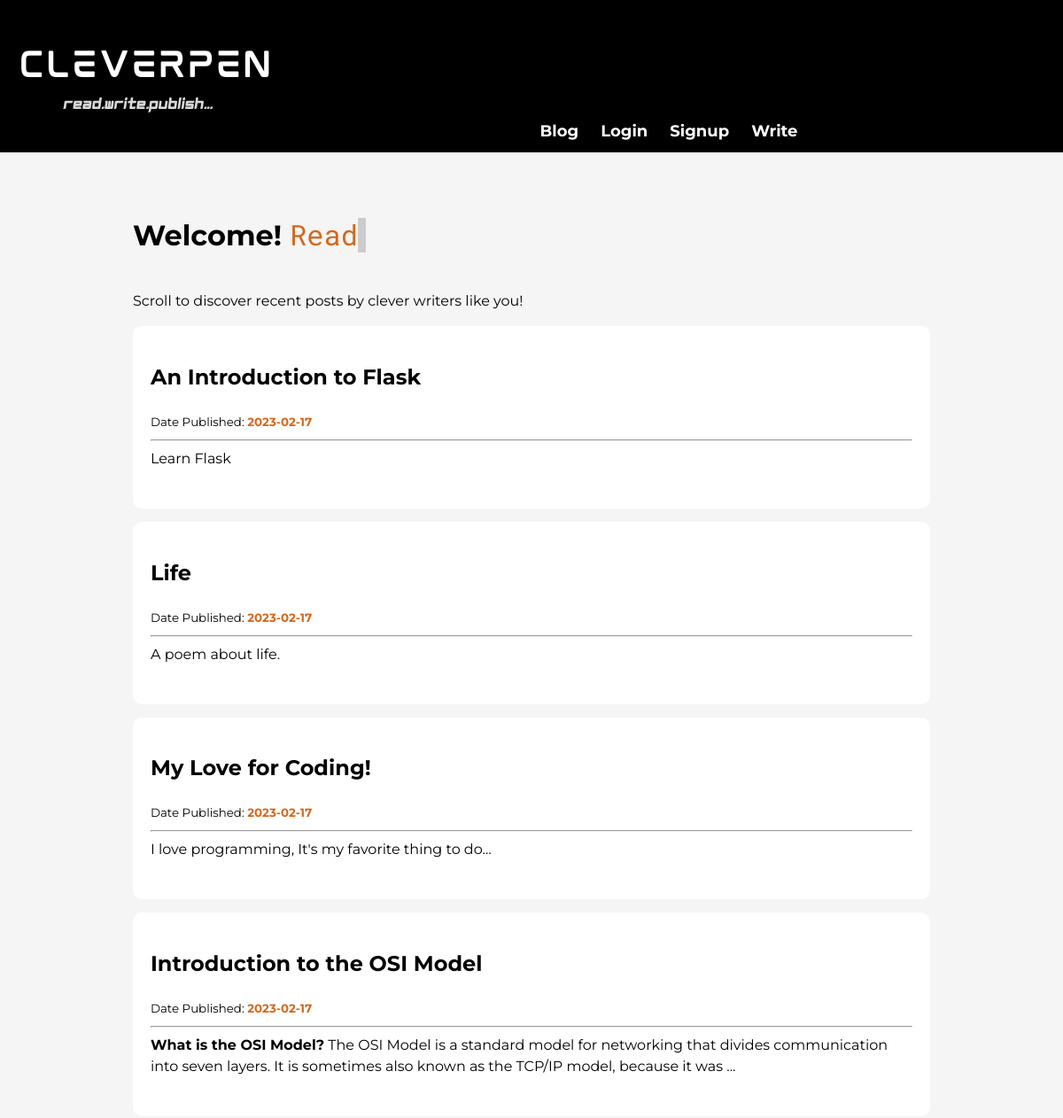
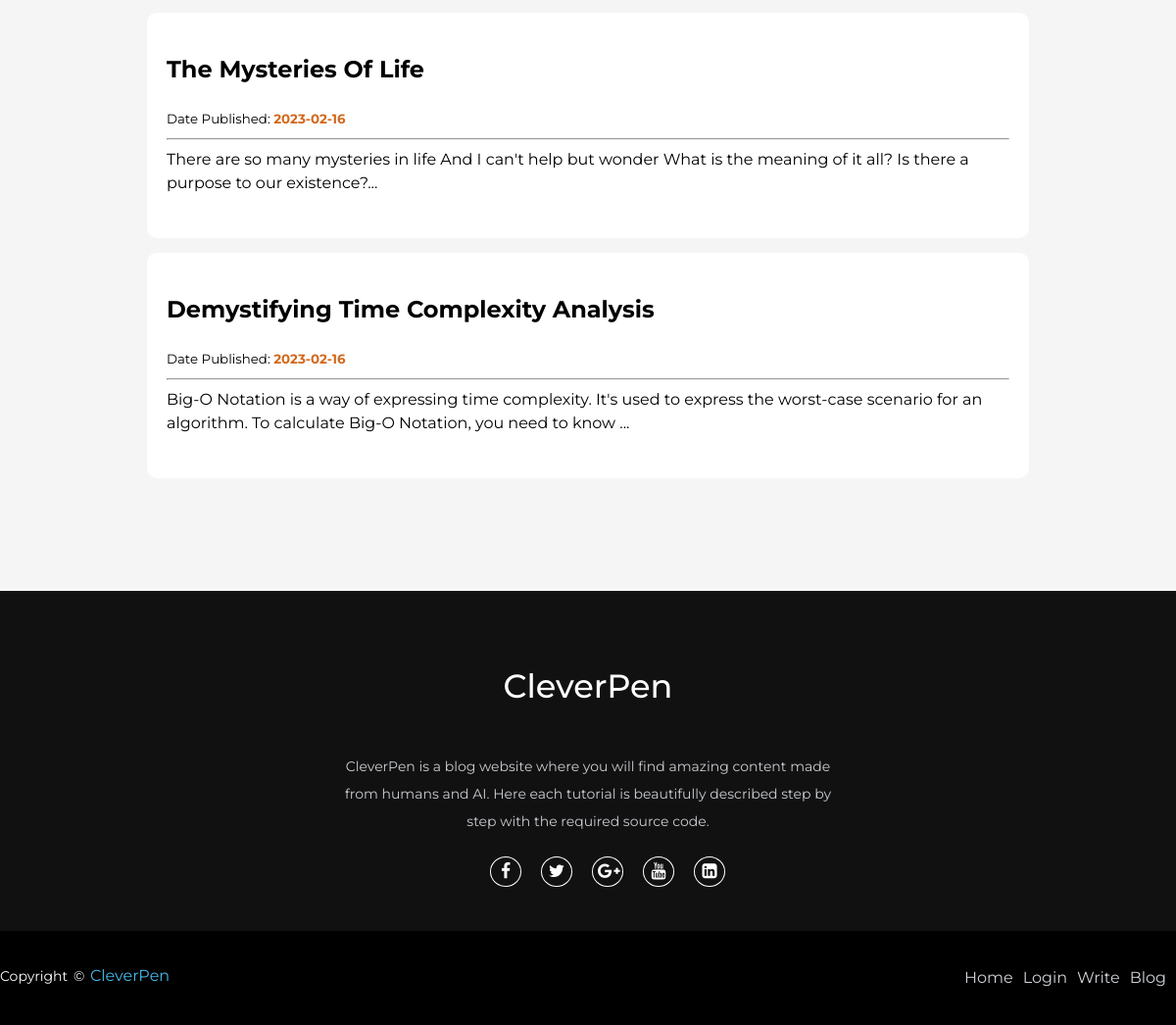
The page / on the database its author committed (2 pictures, top to bottom).
### models/basemodel.py (models this page shows, shortened)
class Posts(db.Model):
    __tablename__ = 'posts'
    id = db.Column(db.Integer, primary_key=True)
    title = db.Column(db.String(255))
    content = db.Column(db.Text)
    date = db.Column(db.DateTime(timezone=True), index=True, default=datetime.utcnow())
    summary = db.Column(db.String(200))
    user_id = db.Column(db.Integer, db.ForeignKey('accounts.id'))

### app.py (the view)
@app.route("/")
def index():
    author = current_user
    posts = Posts.query.order_by(Posts.date.desc())
    return render_template("index.html", posts=posts, author=author)

### templates/index.html (shortened to what this page needs)
{% extends 'base.html' %}
{% block content %}
<h1>Welcome! <span class="typed-text"></span><span class="cursor">&nbsp;</span></h1>
<p>Scroll to discover recent posts by clever writers like you!</p>
<div>
    {% for post in posts %}
    <div class="post">
        <h2>{{ post.title }}</h2>
        <small>Date Published: <span class="date">{{ post.date.strftime('%Y-%m-%d') }}</span></small><br>
        <hr>
        {{ post.summary|safe }}<br><br>
    </div>
    {% endfor %}
</div>
{% endblock content %}

### templates/base.html (shortened to what this page needs)
<!DOCTYPE html>
<html lang="en">
<head>
    <link rel="stylesheet" href="https://stackpath.bootstrapcdn.com/font-awesome/4.7.0/css/font-awesome.min.css">
    <link rel="stylesheet" href="{{ url_for('static', filename='style.css') }}">
</head>
<body>
    <header>
        <a href="{{ url_for('index') }}"><img src="../static/assets/logo2.png" alt=""></a>
        <nav>
            {% if current_user.is_authenticated %}
            <div class="nav">
                <a href="{{ url_for('index') }}">Blog</a>
                <a href="{{ url_for('writer') }}">Write</a>
                <a href="{{ url_for('log_out') }}">Log out</a>
            </div>
            {% else %}
            <div class="nav">
                <a href="{{ url_for('index') }}">Blog</a>
                <a href="{{ url_for('login') }}">Login</a>
                <a href="{{ url_for('sign_up') }}">Signup</a>
                <a href="{{ url_for('writer') }}">Write</a>
            </div>
            {% endif %}
        </nav>
    </header>
    <div class="container">
        {% block content %}
        {% endblock content %}
    </div>
    <footer>
        <div class="footer-content">
            <h3>CleverPen</h3>
            <p>CleverPen is a blog website where you will find amazing content made from humans and AI. Here
                each
                tutorial is beautifully described step by step with the required source code.</p>
            <ul class="socials">
                <li><a href="#"><i class="fa fa-facebook"></i></a></li>
                <li><a href="#"><i class="fa fa-twitter"></i></a></li>
                <li><a href="#"><i class="fa fa-google-plus"></i></a></li>
                <li><a href="#"><i class="fa fa-youtube"></i></a></li>
                <li><a href="#"><i class="fa fa-linkedin-square"></i></a></li>
            </ul>
        </div>
        <div class="footer-bottom">
            <p>copyright &copy; <a href="#">CleverPen</a> </p>
            <div class="footer-menu">
                <ul class="f-menu">
                    <li><a href="url_for({{'index'}})">Home</a></li>
                    <li><a href="url_for{{'login'}}">Login</a></li>
                    <li><a href="url_for{{'writer'}}">Write</a></li>
                    <li><a href="url_for{{'index'}}">Blog</a></li>
                </ul>
            </div>
        </div>
    </footer>
</body>
</html>

### static/style.css (style rules this page uses)
body { margin: 0; font-family: 'Montserrat', sans-serif; font-size: 16px; line-height: 1.5; background-color: whitesmoke; overflow-x: hidden; }
header { height: fit-content; display: flex; background-color: black; margin-bottom: 4%; }
.container { margin: 0 auto; max-width: 900px; display: flex; flex-direction: column; padding: 0 20px; }
nav { margin: 0 auto; background-color: black; color: #fff; display: flex; align-items: end; justify-content: flex-end; padding: 10px; font-size: large; font-weight: 700; }
nav a { color: #fff; text-decoration: none; margin-right: 20px; }
.post { background-color: white; padding: 20px; margin-bottom: 15px; border-radius: 10px; }
footer { margin-top: 100px; background: #111; height: auto; width: 100vw; padding-top: 40px; color: #fff; }
.footer-content { display: flex; align-items: center; justify-content: center; flex-direction: column; text-align: center; }
.footer-content h3 { font-size: 2.1rem; font-weight: 500; text-transform: capitalize; line-height: 3rem; }
.footer-content p { max-width: 500px; margin: 10px auto; line-height: 28px; font-size: 14px; color: #cacdd2; }
.socials { list-style: none; display: flex; align-items: center; justify-content: center; margin: 1rem 0 3rem 0; }
.socials li { margin: 0 10px; }
.socials a { text-decoration: none; color: #fff; border: 1.1px solid white; padding: 5px; border-radius: 50%; }
.socials a i { font-size: 1.1rem; width: 20px; transition: color .4s ease; }
.footer-bottom { background: #000; width: 100vw; padding-top: 20px; padding-bottom: 20px; text-align: center; overflow: hidden; }
.footer-bottom p { float: left; font-size: 14px; word-spacing: 2px; text-transform: capitalize; }
.footer-bottom p a { color:#44bae8; font-size: 16px; text-decoration: none; }
.footer-menu { float: right; }
.footer-menu ul { display: flex; }
.footer-menu ul li { padding-right: 10px; display: block; }
.footer-menu ul li a { color: #cfd2d6; text-decoration: none; }
h1 span.typed-text { font-family: 'Roboto Mono', monospace;; font-weight: normal; color: chocolate; }
h1 span.cursor { background-color: #ccc; animation: blink 1s infinite; }
h1 span.cursor.typing { animation: none; }
.date { color: chocolate; font-weight: 700; }

### rows shown on the page
Posts: title "An Introduction to Flask", date "2023-02-17", summary "Learn Flask"
Posts: title "Life", date "2023-02-17", summary "A poem about life."
Posts: title "My Love for Coding!", date "2023-02-17", summary "I love programming, It's my favorite thing to do..."
Posts: title "Introduction to the OSI Model", date "2023-02-17", summary "What is the OSI Model? The OSI Model is a standard model for networking that divides communication into seven layers. It is sometimes also known as the TCP/IP model, because it was ..."
Posts: title "The Mysteries Of Life", date "2023-02-16", summary "There are so many mysteries in life And I can't help but wonder What is the meaning of it all? Is there a purpose to our existence?..."
Posts: title "Demystifying Time Complexity Analysis", date "2023-02-16", summary "Big-O Notation is a way of expressing time complexity. It's used to express the worst-case scenario for an algorithm. To calculate Big-O Notation, you need to know ..."
